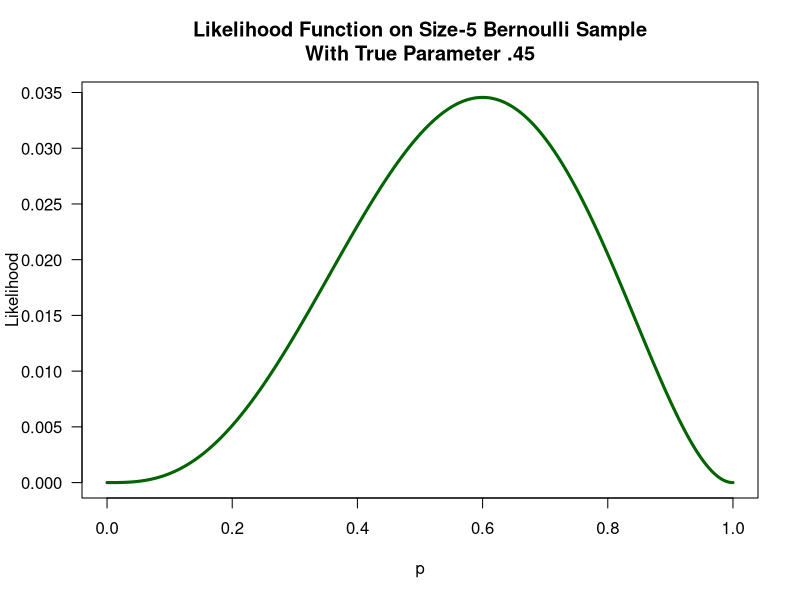
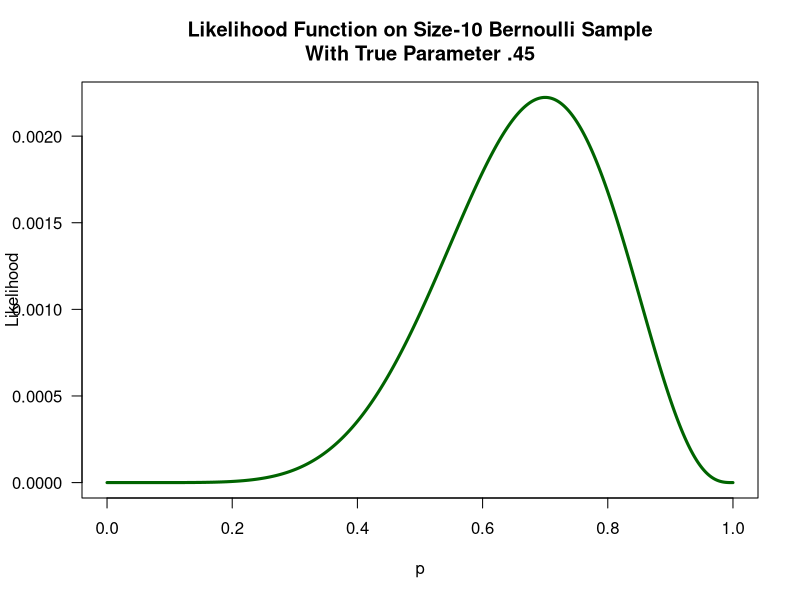
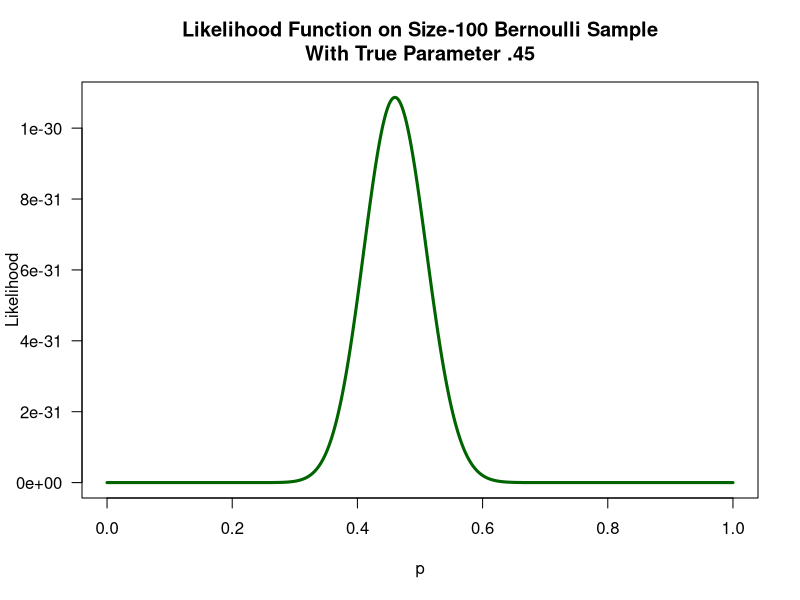
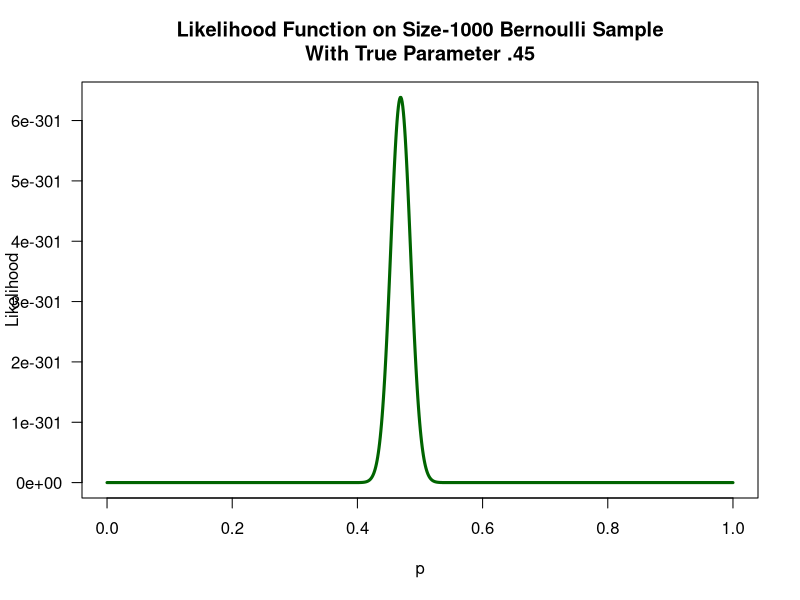
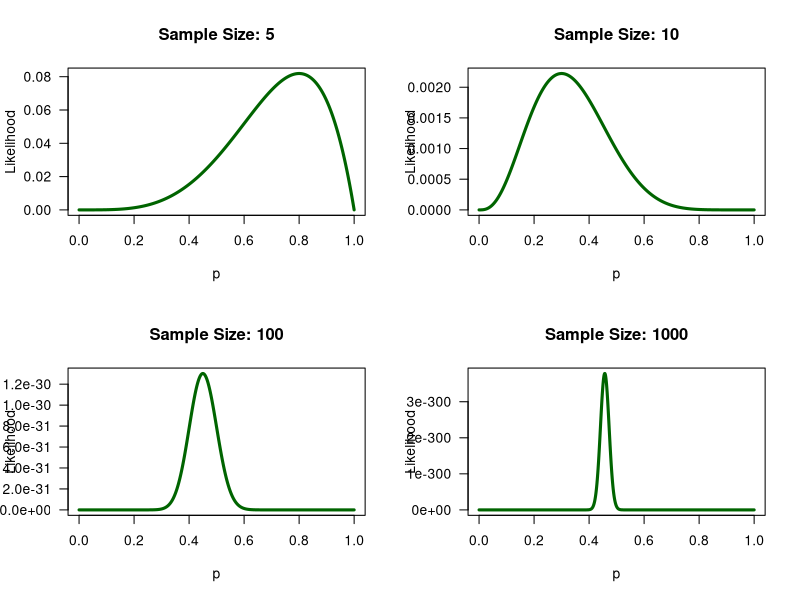

These charts were generated, in order, by the following R code:
## ---- chunk 1
# for reproducibility
set.seed(20161021)

# Could also use rbinom(5, 1, .45)
x = runif(n = 5) <= .45

x
## ---- chunk 2
#create a function or easier replication/repetition
bern.lik = function(p, x) p^sum(x) * (1-p)^sum(!x)

#create a grid of potential p values
ps = seq(0, 1, length.out = 1000L)

#store the likelihood values
plot(ps, bern.lik(ps, x), type = "l", lwd = 3L, las = 1L,
     xlab = "p", ylab = "Likelihood", col = "darkgreen",
     main = paste0("Likelihood Function on Size-5 Bernoulli Sample\n",
                   "With True Parameter .45"))
## ---- chunk 3
n = 10
x = runif(n) <= .45
plot(ps, bern.lik(ps, x), type = "l", lwd = 3L, las = 1L,
     xlab = "p", ylab = "Likelihood", col = "darkgreen",
     main = paste0("Likelihood Function on Size-", n, " Bernoulli Sample\n",
                   "With True Parameter .45"))
## ---- chunk 4
n = 100
plot(ps, bern.lik(ps, runif(n) <= .45), type = "l", lwd = 3L, las = 1L,
     xlab = "p", ylab = "Likelihood", col = "darkgreen",
     main = paste0("Likelihood Function on Size-", n, " Bernoulli Sample\n",
                   "With True Parameter .45"))
## ---- chunk 5
n = 1000
plot(ps, bern.lik(ps, runif(n) <= .45), type = "l", lwd = 3L, las = 1L,
     xlab = "p", ylab = "Likelihood", col = "darkgreen",
     main = paste0("Likelihood Function on Size-", n, " Bernoulli Sample\n",
                   "With True Parameter .45"))
## ---- chunk 6
par(mfrow = c(2L, 2L))
for (n in c(5L, 10L, 100L, 1000L)) {
  plot(ps, bern.lik(ps, runif(n) <= .45), type = "l", lwd = 3L, las = 1L,
     xlab = "p", ylab = "Likelihood", col = "darkgreen",
     main = paste0("Sample Size: ", n))
}
